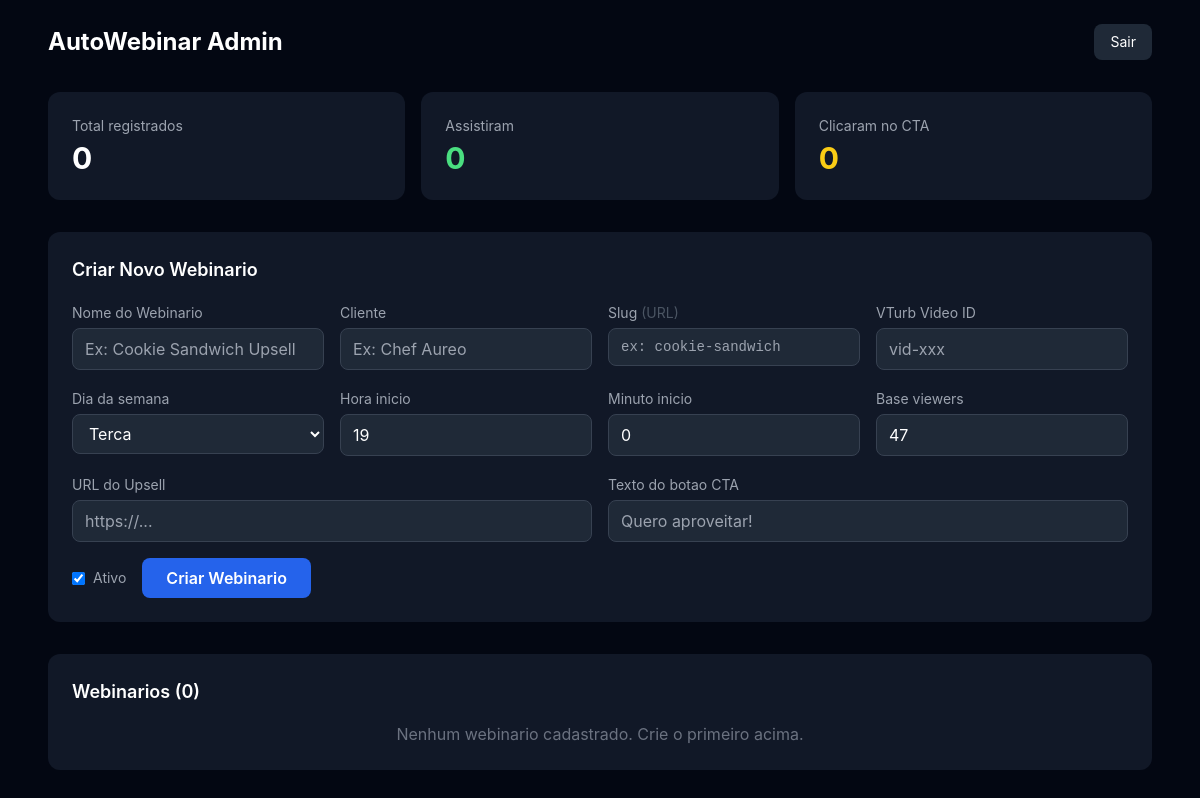
/admin/dashboard (signed in), run on an earlier commit of the app's database.
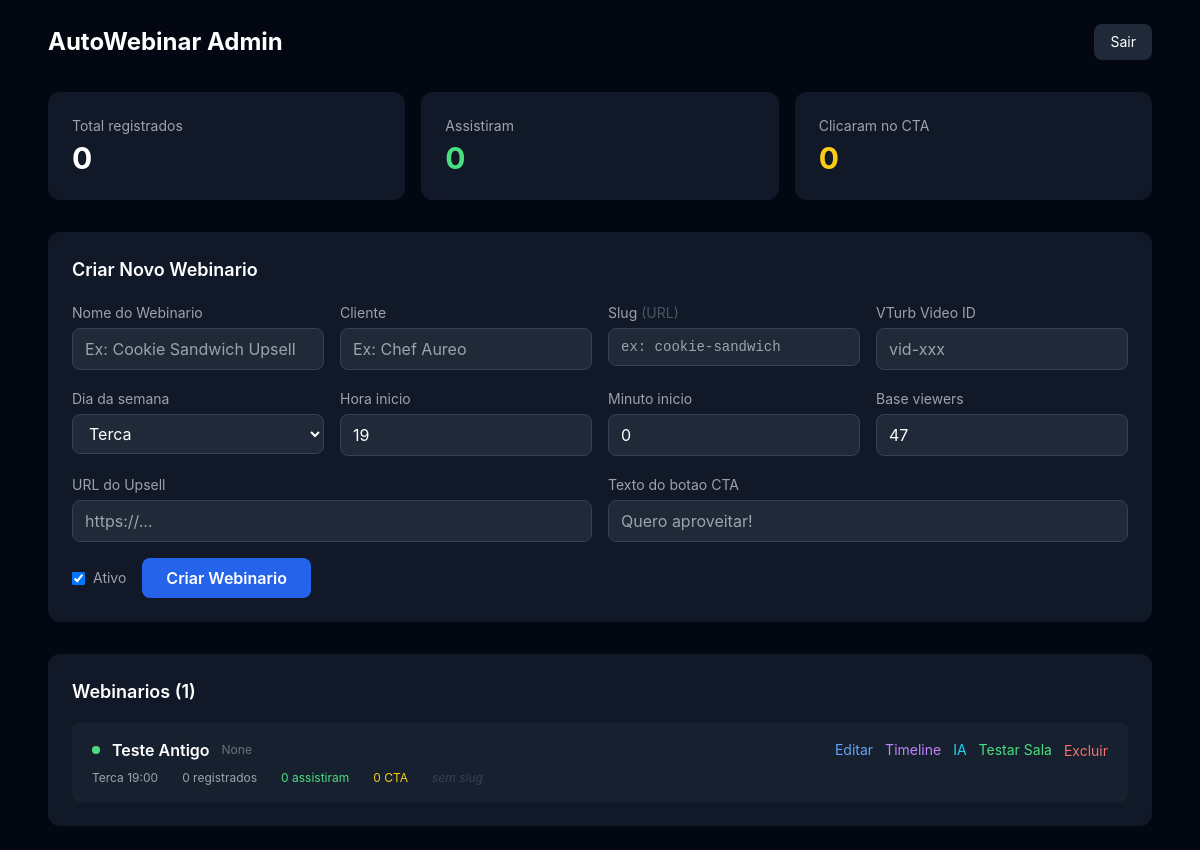
And on a later commit of the database.
### models.py (models this page shows)
class WebinarConfig(db.Model):
    __tablename__ = 'webinar_config'
    id = db.Column(db.Integer, primary_key=True)
    name = db.Column(db.Text)
    client_name = db.Column(db.Text)
    webhook_token = db.Column(db.Text, unique=True)
    vturb_video_id = db.Column(db.Text)
    is_active = db.Column(db.Boolean, default=True)
    day_of_week = db.Column(db.Integer, default=1)      # 0=seg, 1=ter, ..., 6=dom
    start_hour = db.Column(db.Integer, default=19)
    start_minute = db.Column(db.Integer, default=0)
    attendee_count_base = db.Column(db.Integer, default=47)
    upsell_url = db.Column(db.Text)
    upsell_cta_text = db.Column(db.Text)
    test_date = db.Column(db.Text)  # datetime-local ISO string, ex: "2026-03-27T20:00"
    slug = db.Column(db.Text, unique=True)  # identificador de URL, ex: "cookie-sandwich"

### routes/admin.py (the view)
@admin_bp.route('/')
@admin_bp.route('/dashboard')
@login_required
def dashboard():
    webinars = WebinarConfig.query.order_by(WebinarConfig.id.desc()).all()
    total_reg = Registrant.query.count()
    total_attended = Registrant.query.filter_by(attended=True).count()
    total_cta = Registrant.query.filter_by(clicked_cta=True).count()
    for w in webinars:
        regs = Registrant.query.filter_by(webinar_id=w.id).all()
        w.stats = {
            'total': len(regs),
            'attended': sum(1 for r in regs if r.attended),
            'clicked_cta': sum(1 for r in regs if r.clicked_cta),
        }
        w.day_name = DAY_NAMES[w.day_of_week] if w.day_of_week is not None else 'Terca'
    stats = {'total': total_reg, 'attended': total_attended, 'clicked_cta': total_cta}
    return render_template('admin/dashboard.html',
                           webinars=webinars,
                           stats=stats,
                           day_names=DAY_NAMES)

### routes/admin.py (called while the page is built)
def login_required(f):
    @wraps(f)
    def decorated(*args, **kwargs):
        if not session.get('admin_logged_in'):
            return redirect(url_for('admin.login'))
        return f(*args, **kwargs)
    return decorated

### templates/admin/dashboard.html (shortened to what this page needs)
{% extends "base.html" %}
{% block body %}
<div class="max-w-6xl mx-auto p-6">
    <div class="flex items-center justify-between mb-8">
        <h1 class="text-2xl font-bold">AutoWebinar Admin</h1>
        <a href="{{ url_for('admin.logout') }}" class="bg-gray-800 hover:bg-gray-700 px-4 py-2 rounded-lg text-sm transition">Sair</a>
    </div>
    <div class="grid grid-cols-1 md:grid-cols-3 gap-4 mb-8">
        <div class="bg-gray-900 rounded-xl p-6">
            <p class="text-gray-400 text-sm mb-1">Total registrados</p>
            <p class="text-3xl font-bold">{{ stats.total }}</p>
        </div>
        <div class="bg-gray-900 rounded-xl p-6">
            <p class="text-gray-400 text-sm mb-1">Assistiram</p>
            <p class="text-3xl font-bold text-green-400">{{ stats.attended }}</p>
        </div>
        <div class="bg-gray-900 rounded-xl p-6">
            <p class="text-gray-400 text-sm mb-1">Clicaram no CTA</p>
            <p class="text-3xl font-bold text-yellow-400">{{ stats.clicked_cta }}</p>
        </div>
    </div>
    <div class="bg-gray-900 rounded-xl p-6 mb-8">
        <h2 class="text-lg font-semibold mb-4">Criar Novo Webinario</h2>
        <form method="POST" action="{{ url_for('admin.webinar_create') }}">
            <div class="grid grid-cols-1 md:grid-cols-4 gap-4 mb-4">
                <div>
                    <label class="text-sm text-gray-400">Nome do Webinario</label>
                    <input type="text" name="name" required placeholder="Ex: Cookie Sandwich Upsell"
                           class="w-full bg-gray-800 border border-gray-700 rounded-lg px-3 py-2 mt-1 text-white focus:outline-none focus:border-blue-500">
                </div>
                <div>
                    <label class="text-sm text-gray-400">Cliente</label>
                    <input type="text" name="client_name" required placeholder="Ex: Chef Aureo"
                           class="w-full bg-gray-800 border border-gray-700 rounded-lg px-3 py-2 mt-1 text-white focus:outline-none focus:border-blue-500">
                </div>
                <div>
                    <label class="text-sm text-gray-400">
                        Slug
                        <span class="text-gray-600">(URL)</span>
                    </label>
                    <input type="text" name="slug" placeholder="ex: cookie-sandwich"
                           class="w-full bg-gray-800 border border-gray-700 rounded-lg px-3 py-2 mt-1 text-white focus:outline-none focus:border-yellow-500 font-mono text-sm">
                </div>
                <div>
                    <label class="text-sm text-gray-400">VTurb Video ID</label>
                    <input type="text" name="vturb_video_id" placeholder="vid-xxx"
                           class="w-full bg-gray-800 border border-gray-700 rounded-lg px-3 py-2 mt-1 text-white focus:outline-none focus:border-blue-500">
                </div>
            </div>
            <div class="grid grid-cols-1 md:grid-cols-4 gap-4 mb-4">
                <div>
                    <label class="text-sm text-gray-400">Dia da semana</label>
                    <select name="day_of_week"
                            class="w-full bg-gray-800 border border-gray-700 rounded-lg px-3 py-2 mt-1 text-white focus:outline-none focus:border-blue-500">
                        {% for i in range(7) %}
                        <option value="{{ i }}" {% if i == 1 %}selected{% endif %}>{{ day_names[i] }}</option>
                        {% endfor %}
                    </select>
                </div>
                <div>
                    <label class="text-sm text-gray-400">Hora inicio</label>
                    <input type="number" name="start_hour" value="19" min="0" max="23"
                           class="w-full bg-gray-800 border border-gray-700 rounded-lg px-3 py-2 mt-1 text-white focus:outline-none focus:border-blue-500">
                </div>
                <div>
                    <label class="text-sm text-gray-400">Minuto inicio</label>
                    <input type="number" name="start_minute" value="0" min="0" max="59"
                           class="w-full bg-gray-800 border border-gray-700 rounded-lg px-3 py-2 mt-1 text-white focus:outline-none focus:border-blue-500">
                </div>
                <div>
                    <label class="text-sm text-gray-400">Base viewers</label>
                    <input type="number" name="attendee_count_base" value="47"
                           class="w-full bg-gray-800 border border-gray-700 rounded-lg px-3 py-2 mt-1 text-white focus:outline-none focus:border-blue-500">
                </div>
            </div>
            <div class="grid grid-cols-1 md:grid-cols-2 gap-4 mb-4">
                <div>
                    <label class="text-sm text-gray-400">URL do Upsell</label>
                    <input type="text" name="upsell_url" placeholder="https://..."
                           class="w-full bg-gray-800 border border-gray-700 rounded-lg px-3 py-2 mt-1 text-white focus:outline-none focus:border-blue-500">
                </div>
                <div>
                    <label class="text-sm text-gray-400">Texto do botao CTA</label>
                    <input type="text" name="upsell_cta_text" placeholder="Quero aproveitar!"
                           class="w-full bg-gray-800 border border-gray-700 rounded-lg px-3 py-2 mt-1 text-white focus:outline-none focus:border-blue-500">
                </div>
            </div>
            <div class="flex items-center gap-4">
                <label class="flex items-center gap-2 text-sm text-gray-400">
                    <input type="checkbox" name="is_active" value="1" checked
                           class="rounded bg-gray-800 border-gray-700">
                    Ativo
                </label>
                <button type="submit" class="bg-blue-600 hover:bg-blue-700 text-white font-semibold px-6 py-2 rounded-lg transition">
                    Criar Webinario
                </button>
            </div>
        </form>
    </div>
    <div class="bg-gray-900 rounded-xl p-6">
        <h2 class="text-lg font-semibold mb-4">Webinarios ({{ webinars|length }})</h2>
        {% if webinars %}
        <div class="space-y-3">
            {% for w in webinars %}
            <div class="bg-gray-800/50 rounded-lg px-5 py-4">
                <div class="flex items-center justify-between mb-2">
                    <div class="flex items-center gap-3">
                        {% if w.is_active %}
                        <span class="w-2 h-2 bg-green-400 rounded-full"></span>
                        {% else %}
                        <span class="w-2 h-2 bg-gray-600 rounded-full"></span>
                        {% endif %}
                        <a href="{{ url_for('admin.webinar_detail', webinar_id=w.id) }}"
                           class="font-semibold hover:text-blue-400 transition">{{ w.name or 'Sem nome' }}</a>
                        <span class="text-xs text-gray-500">{{ w.client_name }}</span>
                    </div>
                    <div class="flex items-center gap-3">
                        <a href="{{ url_for('admin.webinar_detail', webinar_id=w.id) }}"
                           class="text-blue-400 hover:text-blue-300 text-sm">Editar</a>
                        <a href="{{ url_for('admin.timeline_view', webinar_id=w.id) }}"
                           class="text-purple-400 hover:text-purple-300 text-sm">Timeline</a>
                        <a href="{{ url_for('admin.ai_timeline', webinar_id=w.id) }}"
                           class="text-cyan-400 hover:text-cyan-300 text-sm">IA</a>
                        <a href="{{ url_for('admin.test_token', webinar_id=w.id) }}" target="_blank"
                           class="text-green-400 hover:text-green-300 text-sm">Testar Sala</a>
                        <form method="POST" action="{{ url_for('admin.webinar_delete', webinar_id=w.id) }}" class="inline">
                            <button type="submit" class="text-red-400 hover:text-red-300 text-sm"
                                    onclick="return confirm('Excluir webinario e todos os dados?')">Excluir</button>
                        </form>
                    </div>
                </div>
                <div class="flex items-center gap-6 text-xs text-gray-400 flex-wrap">
                    <span>{{ w.day_name }} {{ '%02d'|format(w.start_hour or 19) }}:{{ '%02d'|format(w.start_minute or 0) }}</span>
                    <span>{{ w.stats.total }} registrados</span>
                    <span class="text-green-400">{{ w.stats.attended }} assistiram</span>
                    <span class="text-yellow-400">{{ w.stats.clicked_cta }} CTA</span>
                    {% if w.slug %}
                    <a href="/registrar?w={{ w.slug }}" target="_blank"
                       class="text-yellow-400/70 hover:text-yellow-400 font-mono">/registrar?w={{ w.slug }}</a>
                    {% else %}
                    <span class="text-gray-700 italic">sem slug</span>
                    {% endif %}
                </div>
            </div>
            {% endfor %}
        </div>
        {% else %}
        <p class="text-gray-500 text-center">Nenhum webinario cadastrado. Crie o primeiro acima.</p>
        {% endif %}
    </div>
</div>
{% endblock %}

### templates/base.html (shortened to what this page needs)
<!DOCTYPE html>
<html lang="pt-BR">
<head>
    <script src="https://cdn.tailwindcss.com"></script>
    <link rel="stylesheet" href="/static/style.css">
</head>
<body class="bg-gray-950 text-white min-h-screen">
    {% block body %}{% endblock %}
</body>
</html>

### static/style.css (style rules this page uses)
body { font-family: -apple-system, BlinkMacSystemFont, 'Segoe UI', Roboto, sans-serif; }

What changed in the data, as far as the page shows it:
added WebinarConfig: is_active True (drawn), name "Teste Antigo", client_name "None", day_name "Terca", start_hour "19", start_minute "00", stats.total "0", stats.attended "0", stats.clicked_cta "0", shows "sem slug"
Also different on the page:
{{ webinars|length }}: "0" → "1"
text no longer shown: "Nenhum webinario cadastrado. Crie o primeiro acima."
